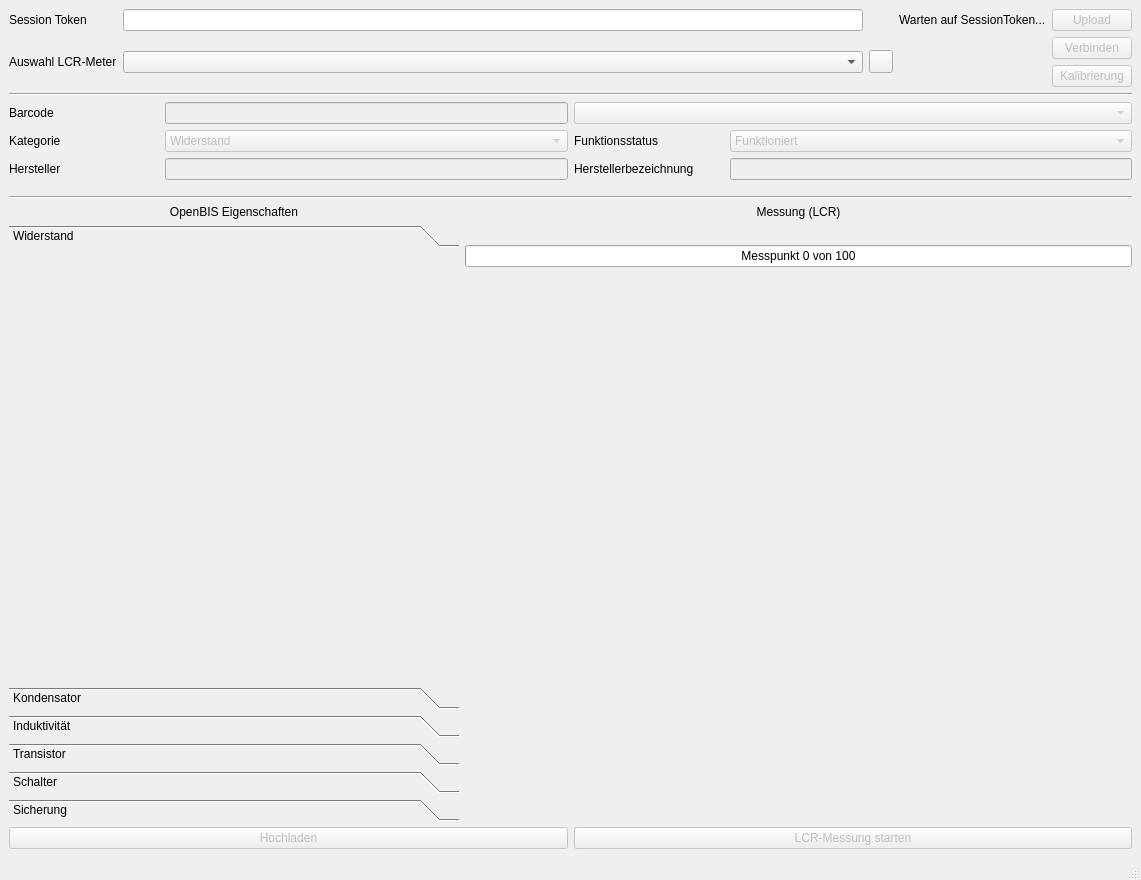
<?xml version="1.0" encoding="UTF-8"?>
<ui version="4.0">
 <class>MainWindow</class>
 <widget class="QMainWindow" name="MainWindow">
  <property name="geometry">
   <rect>
    <x>0</x>
    <y>0</y>
    <width>1141</width>
    <height>880</height>
   </rect>
  </property>
  <property name="windowTitle">
   <string>Elektrische Komponentencheck</string>
  </property>
  <widget class="QWidget" name="centralwidget">
   <layout class="QGridLayout" name="gridLayout" columnstretch="0,0,0">
    <item row="3" column="1" colspan="2">
     <widget class="Line" name="line_2">
      <property name="orientation">
       <enum>Qt::Orientation::Horizontal</enum>
      </property>
     </widget>
    </item>
    <item row="0" column="1" colspan="2">
     <layout class="QGridLayout" name="openbis" columnstretch="0,0,0,0,0">
      <property name="bottomMargin">
       <number>0</number>
      </property>
      <item row="0" column="3">
       <widget class="QLabel" name="openbis_progress">
        <property name="minimumSize">
         <size>
          <width>120</width>
          <height>0</height>
         </size>
        </property>
        <property name="text">
         <string>Warten auf SessionToken...</string>
        </property>
       </widget>
      </item>
      <item row="0" column="0">
       <widget class="QLabel" name="label_6">
        <property name="text">
         <string>Session Token</string>
        </property>
       </widget>
      </item>
      <item row="0" column="4">
       <widget class="QPushButton" name="openbis_save">
        <property name="enabled">
         <bool>false</bool>
        </property>
        <property name="toolTip">
         <string>Lädt die Neuerungen, Änderungen, Messungen zu OpenBIS hoch.</string>
        </property>
        <property name="text">
         <string>Upload</string>
        </property>
       </widget>
      </item>
      <item row="1" column="4">
       <widget class="QPushButton" name="lcr_connect">
        <property name="enabled">
         <bool>false</bool>
        </property>
        <property name="toolTip">
         <string>Verbindet die ausgewählte Ressource (LCR-Meter).</string>
        </property>
        <property name="text">
         <string>Verbinden</string>
        </property>
       </widget>
      </item>
      <item row="0" column="1">
       <widget class="QLineEdit" name="session_token">
        <property name="sizePolicy">
         <sizepolicy hsizetype="Expanding" vsizetype="Fixed">
          <horstretch>0</horstretch>
          <verstretch>0</verstretch>
         </sizepolicy>
        </property>
       </widget>
      </item>
      <item row="2" column="4">
       <widget class="QPushButton" name="lcr_calibrate">
        <property name="enabled">
         <bool>false</bool>
        </property>
        <property name="toolTip">
         <string>Verbindet die ausgewählte Ressource (LCR-Meter).</string>
        </property>
        <property name="text">
         <string>Kalibrierung</string>
        </property>
       </widget>
      </item>
      <item row="1" column="0" rowspan="2">
       <widget class="QLabel" name="label_9">
        <property name="text">
         <string>Auswahl LCR-Meter</string>
        </property>
       </widget>
      </item>
      <item row="1" column="1" rowspan="2">
       <widget class="QComboBox" name="lcr_resource"/>
      </item>
      <item row="1" column="2" rowspan="2">
       <widget class="QToolButton" name="lcr_refresh_resource">
        <property name="toolTip">
         <string>Resourcen neu laden</string>
        </property>
        <property name="text">
         <string/>
        </property>
        <property name="icon">
         <iconset theme="QIcon::ThemeIcon::ViewRefresh"/>
        </property>
       </widget>
      </item>
      <item row="1" column="3" rowspan="2">
       <widget class="QLabel" name="lcr_progress">
        <property name="minimumSize">
         <size>
          <width>120</width>
          <height>0</height>
         </size>
        </property>
        <property name="text">
         <string/>
        </property>
       </widget>
      </item>
     </layout>
    </item>
    <item row="5" column="2">
     <widget class="QPushButton" name="lcr_startmeasurement">
      <property name="enabled">
       <bool>false</bool>
      </property>
      <property name="toolTip">
       <string>Startet die passende Messung mit dem LCR-Meter, wenn verbunden und eine Kategorie ausgewählt ist.</string>
      </property>
      <property name="text">
       <string>LCR-Messung starten</string>
      </property>
     </widget>
    </item>
    <item row="2" column="1" colspan="2">
     <layout class="QGridLayout" name="general">
      <property name="bottomMargin">
       <number>10</number>
      </property>
      <item row="2" column="1">
       <layout class="QFormLayout" name="formLayout_6">
        <property name="fieldGrowthPolicy">
         <enum>QFormLayout::FieldGrowthPolicy::ExpandingFieldsGrow</enum>
        </property>
        <property name="bottomMargin">
         <number>0</number>
        </property>
        <item row="0" column="0">
         <widget class="QLabel" name="label_4">
          <property name="sizePolicy">
           <sizepolicy hsizetype="Fixed" vsizetype="Preferred">
            <horstretch>0</horstretch>
            <verstretch>0</verstretch>
           </sizepolicy>
          </property>
          <property name="minimumSize">
           <size>
            <width>150</width>
            <height>0</height>
           </size>
          </property>
          <property name="text">
           <string>&lt;html&gt;&lt;head/&gt;&lt;body&gt;&lt;p&gt;Herstellerbezeichnung&lt;/p&gt;&lt;/body&gt;&lt;/html&gt;</string>
          </property>
         </widget>
        </item>
        <item row="0" column="1">
         <widget class="QLineEdit" name="orig_name">
          <property name="enabled">
           <bool>false</bool>
          </property>
          <property name="sizePolicy">
           <sizepolicy hsizetype="MinimumExpanding" vsizetype="Minimum">
            <horstretch>0</horstretch>
            <verstretch>0</verstretch>
           </sizepolicy>
          </property>
         </widget>
        </item>
       </layout>
      </item>
      <item row="0" column="0">
       <layout class="QFormLayout" name="formLayout_2">
        <property name="fieldGrowthPolicy">
         <enum>QFormLayout::FieldGrowthPolicy::ExpandingFieldsGrow</enum>
        </property>
        <property name="bottomMargin">
         <number>0</number>
        </property>
        <item row="0" column="0">
         <widget class="QLabel" name="label">
          <property name="sizePolicy">
           <sizepolicy hsizetype="Fixed" vsizetype="Preferred">
            <horstretch>0</horstretch>
            <verstretch>0</verstretch>
           </sizepolicy>
          </property>
          <property name="minimumSize">
           <size>
            <width>150</width>
            <height>0</height>
           </size>
          </property>
          <property name="text">
           <string>Barcode</string>
          </property>
          <property name="buddy">
           <cstring>label</cstring>
          </property>
         </widget>
        </item>
        <item row="0" column="1">
         <widget class="QLineEdit" name="barcode">
          <property name="enabled">
           <bool>false</bool>
          </property>
          <property name="sizePolicy">
           <sizepolicy hsizetype="MinimumExpanding" vsizetype="Fixed">
            <horstretch>0</horstretch>
            <verstretch>0</verstretch>
           </sizepolicy>
          </property>
         </widget>
        </item>
       </layout>
      </item>
      <item row="1" column="1">
       <layout class="QFormLayout" name="formLayout_4">
        <property name="fieldGrowthPolicy">
         <enum>QFormLayout::FieldGrowthPolicy::ExpandingFieldsGrow</enum>
        </property>
        <property name="bottomMargin">
         <number>0</number>
        </property>
        <item row="0" column="0">
         <widget class="QLabel" name="label_5">
          <property name="sizePolicy">
           <sizepolicy hsizetype="Fixed" vsizetype="Preferred">
            <horstretch>0</horstretch>
            <verstretch>0</verstretch>
           </sizepolicy>
          </property>
          <property name="minimumSize">
           <size>
            <width>150</width>
            <height>0</height>
           </size>
          </property>
          <property name="text">
           <string>Funktionsstatus</string>
          </property>
         </widget>
        </item>
        <item row="0" column="1">
         <widget class="QComboBox" name="status">
          <property name="enabled">
           <bool>false</bool>
          </property>
          <property name="sizePolicy">
           <sizepolicy hsizetype="MinimumExpanding" vsizetype="Fixed">
            <horstretch>0</horstretch>
            <verstretch>0</verstretch>
           </sizepolicy>
          </property>
          <item>
           <property name="text">
            <string comment="FUNC">Funktioniert</string>
           </property>
          </item>
          <item>
           <property name="text">
            <string comment="NOCALB">Unkalibriert</string>
           </property>
          </item>
          <item>
           <property name="text">
            <string comment="OK">Kalibriert</string>
           </property>
          </item>
          <item>
           <property name="text">
            <string comment="UNKWN">Unbekannt</string>
           </property>
          </item>
          <item>
           <property name="text">
            <string comment="DEF">Defekt</string>
           </property>
          </item>
          <item>
           <property name="text">
            <string comment="ARCHIVE">Archiviert</string>
           </property>
          </item>
         </widget>
        </item>
       </layout>
      </item>
      <item row="2" column="0">
       <layout class="QFormLayout" name="formLayout_5">
        <property name="fieldGrowthPolicy">
         <enum>QFormLayout::FieldGrowthPolicy::ExpandingFieldsGrow</enum>
        </property>
        <property name="bottomMargin">
         <number>0</number>
        </property>
        <item row="0" column="0">
         <widget class="QLabel" name="label_3">
          <property name="sizePolicy">
           <sizepolicy hsizetype="Fixed" vsizetype="Preferred">
            <horstretch>0</horstretch>
            <verstretch>0</verstretch>
           </sizepolicy>
          </property>
          <property name="minimumSize">
           <size>
            <width>150</width>
            <height>0</height>
           </size>
          </property>
          <property name="text">
           <string>Hersteller</string>
          </property>
         </widget>
        </item>
        <item row="0" column="1">
         <widget class="QLineEdit" name="manufacturer">
          <property name="enabled">
           <bool>false</bool>
          </property>
          <property name="sizePolicy">
           <sizepolicy hsizetype="MinimumExpanding" vsizetype="Fixed">
            <horstretch>0</horstretch>
            <verstretch>0</verstretch>
           </sizepolicy>
          </property>
         </widget>
        </item>
       </layout>
      </item>
      <item row="1" column="0">
       <layout class="QFormLayout" name="formLayout_3">
        <property name="fieldGrowthPolicy">
         <enum>QFormLayout::FieldGrowthPolicy::ExpandingFieldsGrow</enum>
        </property>
        <property name="bottomMargin">
         <number>0</number>
        </property>
        <item row="0" column="0">
         <widget class="QLabel" name="label_2">
          <property name="sizePolicy">
           <sizepolicy hsizetype="Fixed" vsizetype="Preferred">
            <horstretch>0</horstretch>
            <verstretch>0</verstretch>
           </sizepolicy>
          </property>
          <property name="minimumSize">
           <size>
            <width>150</width>
            <height>0</height>
           </size>
          </property>
          <property name="text">
           <string>Kategorie</string>
          </property>
         </widget>
        </item>
        <item row="0" column="1">
         <widget class="QComboBox" name="type">
          <property name="enabled">
           <bool>false</bool>
          </property>
          <property name="sizePolicy">
           <sizepolicy hsizetype="MinimumExpanding" vsizetype="Fixed">
            <horstretch>0</horstretch>
            <verstretch>0</verstretch>
           </sizepolicy>
          </property>
          <item>
           <property name="text">
            <string>Widerstand</string>
           </property>
          </item>
          <item>
           <property name="text">
            <string>Kondensator</string>
           </property>
          </item>
          <item>
           <property name="text">
            <string>Induktivität</string>
           </property>
          </item>
          <item>
           <property name="text">
            <string>Transistor</string>
           </property>
          </item>
          <item>
           <property name="text">
            <string>Schalter</string>
           </property>
          </item>
          <item>
           <property name="text">
            <string>Sicherung</string>
           </property>
          </item>
         </widget>
        </item>
       </layout>
      </item>
      <item row="0" column="1">
       <widget class="QComboBox" name="object_status">
        <property name="enabled">
         <bool>false</bool>
        </property>
        <item>
         <property name="text">
          <string/>
         </property>
        </item>
        <item>
         <property name="text">
          <string>Neues Objekt</string>
         </property>
        </item>
        <item>
         <property name="text">
          <string>Bekannt</string>
         </property>
        </item>
       </widget>
      </item>
     </layout>
    </item>
    <item row="1" column="1" colspan="2">
     <widget class="Line" name="line">
      <property name="orientation">
       <enum>Qt::Orientation::Horizontal</enum>
      </property>
     </widget>
    </item>
    <item row="4" column="1" colspan="2">
     <layout class="QGridLayout" name="special" rowstretch="0,0,0,1" columnstretch="0,1">
      <property name="bottomMargin">
       <number>0</number>
      </property>
      <item row="0" column="1">
       <widget class="QLabel" name="label_8">
        <property name="text">
         <string>Messung (LCR)</string>
        </property>
        <property name="alignment">
         <set>Qt::AlignmentFlag::AlignCenter</set>
        </property>
       </widget>
      </item>
      <item row="0" column="0">
       <widget class="QLabel" name="label_7">
        <property name="text">
         <string>OpenBIS Eigenschaften</string>
        </property>
        <property name="alignment">
         <set>Qt::AlignmentFlag::AlignCenter</set>
        </property>
       </widget>
      </item>
      <item row="3" column="1">
       <widget class="QWidget" name="plot_widget" native="true">
        <property name="minimumSize">
         <size>
          <width>100</width>
          <height>10</height>
         </size>
        </property>
       </widget>
      </item>
      <item row="1" column="1">
       <widget class="QLabel" name="lcr_statistics">
        <property name="text">
         <string/>
        </property>
       </widget>
      </item>
      <item row="2" column="1">
       <widget class="QProgressBar" name="lcr_progressbar">
        <property name="visible">
         <bool>false</bool>
        </property>
        <property name="value">
         <number>0</number>
        </property>
        <property name="textVisible">
         <bool>true</bool>
        </property>
        <property name="format">
         <string>Messpunkt %v von %m</string>
        </property>
       </widget>
      </item>
      <item row="1" column="0" rowspan="3">
       <widget class="QToolBox" name="specific">
        <property name="sizePolicy">
         <sizepolicy hsizetype="MinimumExpanding" vsizetype="Expanding">
          <horstretch>0</horstretch>
          <verstretch>0</verstretch>
         </sizepolicy>
        </property>
        <property name="minimumSize">
         <size>
          <width>450</width>
          <height>0</height>
         </size>
        </property>
        <property name="currentIndex">
         <number>0</number>
        </property>
        <widget class="QWidget" name="resistor">
         <property name="geometry">
          <rect>
           <x>0</x>
           <y>0</y>
           <width>450</width>
           <height>281</height>
          </rect>
         </property>
         <attribute name="label">
          <string>Widerstand</string>
         </attribute>
         <layout class="QFormLayout" name="formLayout"/>
        </widget>
        <widget class="QWidget" name="capacitor">
         <property name="geometry">
          <rect>
           <x>0</x>
           <y>0</y>
           <width>450</width>
           <height>281</height>
          </rect>
         </property>
         <attribute name="label">
          <string>Kondensator</string>
         </attribute>
         <layout class="QFormLayout" name="formLayout_7"/>
        </widget>
        <widget class="QWidget" name="inductor">
         <property name="geometry">
          <rect>
           <x>0</x>
           <y>0</y>
           <width>450</width>
           <height>281</height>
          </rect>
         </property>
         <attribute name="label">
          <string>Induktivität</string>
         </attribute>
         <layout class="QFormLayout" name="formLayout_8"/>
        </widget>
        <widget class="QWidget" name="transistor">
         <property name="geometry">
          <rect>
           <x>0</x>
           <y>0</y>
           <width>450</width>
           <height>281</height>
          </rect>
         </property>
         <attribute name="label">
          <string>Transistor</string>
         </attribute>
         <layout class="QFormLayout" name="formLayout_9"/>
        </widget>
        <widget class="QWidget" name="switch_2">
         <property name="geometry">
          <rect>
           <x>0</x>
           <y>0</y>
           <width>450</width>
           <height>281</height>
          </rect>
         </property>
         <attribute name="label">
          <string>Schalter</string>
         </attribute>
         <layout class="QFormLayout" name="formLayout_10"/>
        </widget>
        <widget class="QWidget" name="fuse">
         <property name="geometry">
          <rect>
           <x>0</x>
           <y>0</y>
           <width>450</width>
           <height>281</height>
          </rect>
         </property>
         <attribute name="label">
          <string>Sicherung</string>
         </attribute>
         <layout class="QFormLayout" name="formLayout_11"/>
        </widget>
       </widget>
      </item>
     </layout>
    </item>
    <item row="5" column="1">
     <widget class="QPushButton" name="openbis_upload">
      <property name="enabled">
       <bool>false</bool>
      </property>
      <property name="toolTip">
       <string>Aktualisiert oder erstellt in OpenBIS das angegebene Objekt.</string>
      </property>
      <property name="text">
       <string>Hochladen</string>
      </property>
     </widget>
    </item>
   </layout>
  </widget>
  <widget class="QMenuBar" name="menubar">
   <property name="geometry">
    <rect>
     <x>0</x>
     <y>0</y>
     <width>1141</width>
     <height>24</height>
    </rect>
   </property>
  </widget>
  <widget class="QStatusBar" name="statusbar"/>
 </widget>
 <tabstops>
  <tabstop>barcode</tabstop>
  <tabstop>type</tabstop>
 </tabstops>
 <resources/>
 <connections/>
</ui>
